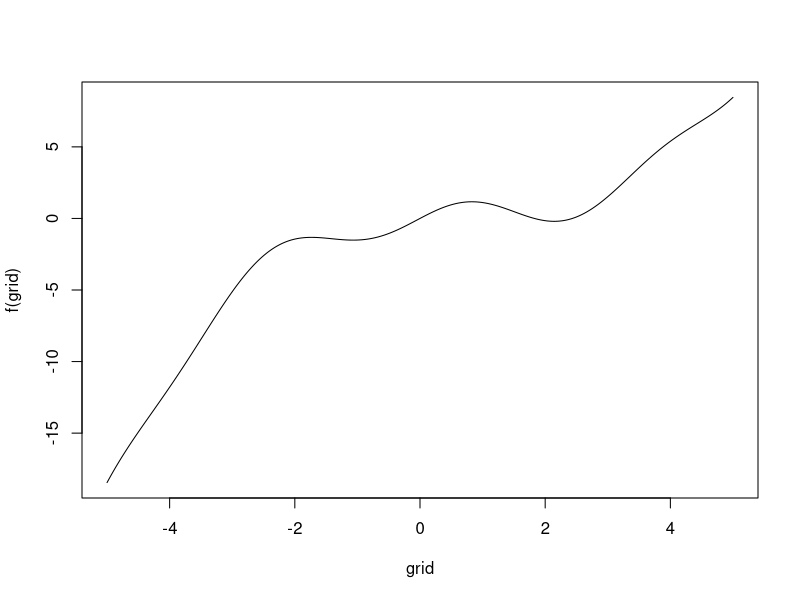
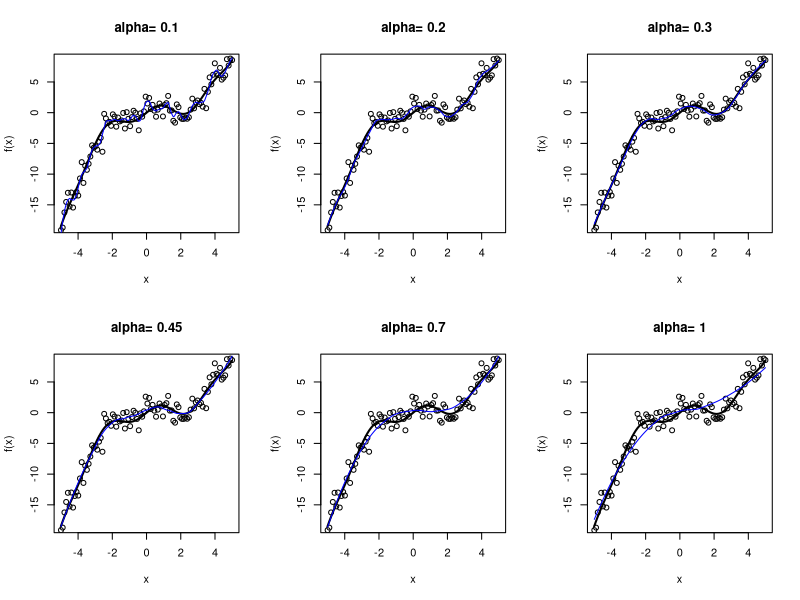
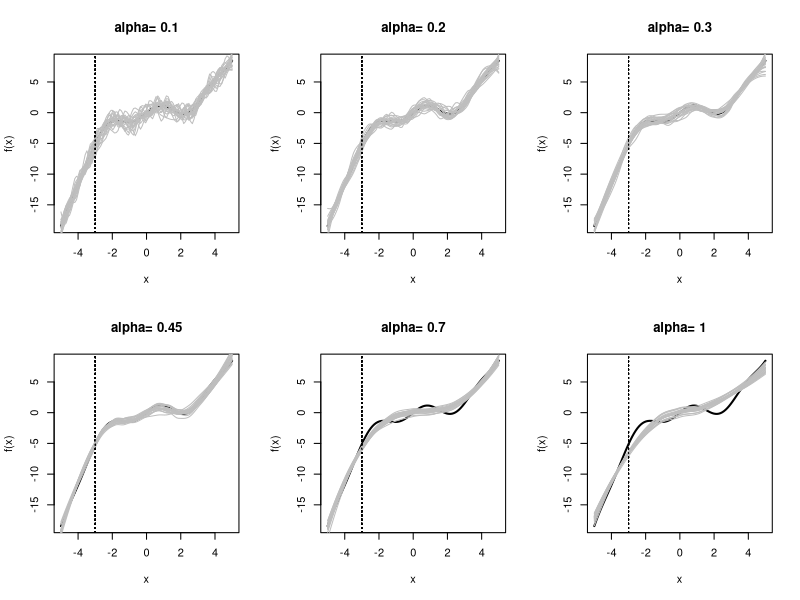
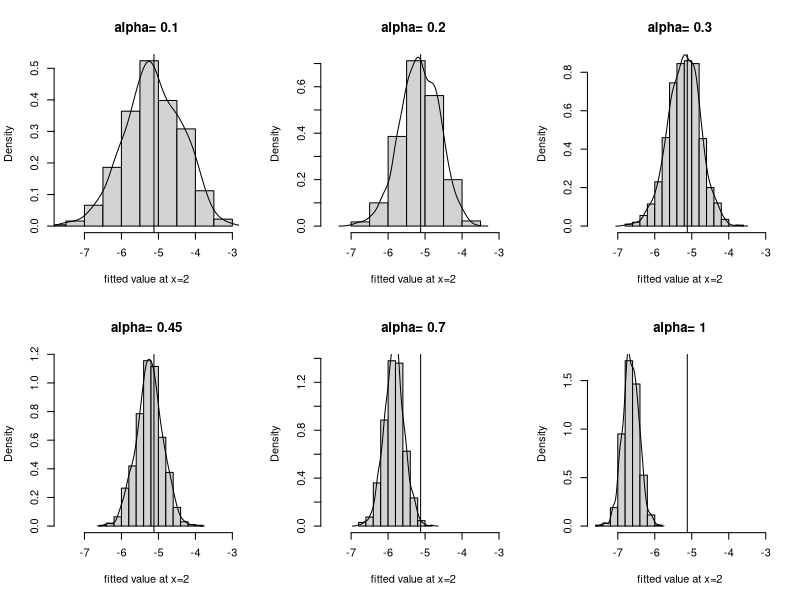
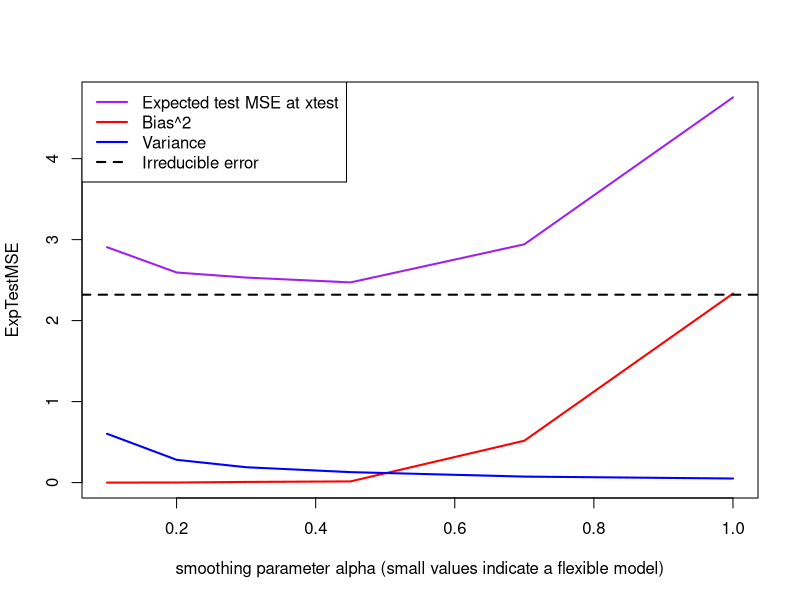

Recreate these plots in R, in order.
# Bias-variance trade-off

# Non-linear function:
# Inputs: x, 
# Outputs: f(x)
f <- function(x){
  fx <- 0.3* x - 0.2*x^2 + 0.1*x^3 + sin(2*x)
  return(fx)
}

# plot function:
grid <- seq(from=-5,to=5,length=300)
par(mfrow=c(1,1))
plot(grid,f(grid),type="l")

# we are going to use loess smoothers (nonparametric regression), 
#   with different levels of smoothing:
span <- c(0.1,0.2,0.3,0.45,0.7,1)    # smoothing parameter for loess:
# small values mean little smoothing and hence complex models 

# parameters for data simulation:
sigma <- 1.5                        # standard devation of noise
n <- 100                            # sample size
x <- seq(from=-5,to=5, length=n)    # x-values (fixed throughout simulation)

# simulate data:
y <- f(x) + rnorm(n=length(x),mean=0,sd=sigma)

# fit loess smoothers and plot the data and the fitted regressions:
par(mfrow=c(2,3))
for (i in 1:length(span)){
  plot(x,f(x), type="l", lwd=2, main=paste("alpha=",span[i]))
  points(x,y)
  lo <- loess(y ~ x, span=span[i])
  lines(grid, predict(object=lo, grid),col="blue")
}

# repeat the above 20 times. 
# (we now only plots the fitted regression, not the data sets.) 
par(mfrow=c(2,3))
for (i in 1:length(span)){
   plot(x,f(x), type="l", lwd=2, main=paste("alpha=",span[i]))
   for(j in 1:20){
      y <- f(x) + rnorm(n=length(x),mean=0,sd=sigma)
      lo <- loess(y ~ x, span=span[i])
      lines(x, predict(object=lo, x),col="gray")
      abline(v=-3, lty=3)
   }
}

##################################################

# larger simulation

# parameters:
nsim <- 1000            # number of simulations
xtest <- -3             # x-value of test point

# create objects to store fitted values at training points and training MSE:
fit.train <- matrix(rep(NA,length(x)*length(span)),nrow=length(x))  
MSE.train <- matrix(rep(NA,nsim*length(span)),nrow=nsim)

# create objects to store fitted value and y-value at xtest:
fit.test <- matrix(rep(NA,nsim*length(span)),nrow=nsim)
y.test <- rep(NA,nsim)

for (i in 1:nsim){
  # generate new training data:
  y <- f(x) + rnorm(n=length(x),mean=0,sd=sigma)
  # generate new test data and store it in ith element of y.test
  y.test[i] <- f(xtest) + rnorm(length(xtest),mean=0,sd=sigma)
  
  # fit loess curves with different smoothing levels
  for (j in 1:length(span)){ 
    lo <- loess(y ~ x, span=span[j])
    # store fitted values at training points in jth column of fit.train
    fit.train[,j] <- predict(object=lo, x)
    # store fitted value at xtest in [i,j]th element of fit.test: 
    fit.test[i,j] <- predict(object=lo, xtest)
  }
  
  # store training MSE for different levels of smooth in ith row of MSE.train
  MSE.train[i,] <- apply((fit.train-y)^2,2,mean)
} 

# plot histograms of fitted values at xtest:
par(mfrow=c(2,3))
for (i in 1:length(span)){
  hist(fit.test[,i],xlim=range(fit.test),freq=F,
       main=paste("alpha=",span[i]),xlab="fitted value at x=2")
  lines(density(fit.test[,i]))
  abline(v=f(xtest))
}

# Check bias variance decomposition:
(ExpTestMSE <- apply((fit.test-y.test)^2,2,mean))
(Bias2 <- (apply(fit.test,2,mean)-f(xtest))^2)
(Var <- apply(fit.test,2,var))
(VarY <- var(y.test))
Bias2+Var+VarY - ExpTestMSE
# Note small errors because one cross-term does not fully disappear in simulation

# Plot results:
par(mfrow=c(1,1))
plot(span,ExpTestMSE,ylim=range(0,max(ExpTestMSE)), 
        type="l",lwd=2,col="purple", xlab="smoothing parameter alpha (small values indicate a flexible model)")
lines(span, Bias2,lwd=2,col="red")
lines(span,Var,lwd=2,col="blue")
abline(h=VarY,lty=2,lwd=2)
legend("topleft", c("Expected test MSE at xtest", "Bias^2", "Variance", "Irreducible error"),lwd=2, lty=c(1,1,1,2),col=c("purple", "red", "blue","black"))

